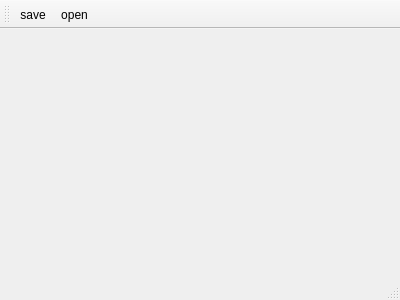
<?xml version="1.0" encoding="UTF-8"?>
<ui version="4.0">
 <class>MainWindow</class>
 <widget class="QMainWindow" name="MainWindow">
  <property name="geometry">
   <rect>
    <x>0</x>
    <y>0</y>
    <width>400</width>
    <height>300</height>
   </rect>
  </property>
  <property name="windowTitle">
   <string>MainWindow</string>
  </property>
  <widget class="QWidget" name="centralWidget"/>
  <widget class="QMenuBar" name="menuBar">
   <property name="geometry">
    <rect>
     <x>0</x>
     <y>0</y>
     <width>400</width>
     <height>26</height>
    </rect>
   </property>
  </widget>
  <widget class="QToolBar" name="mainToolBar">
   <attribute name="toolBarArea">
    <enum>TopToolBarArea</enum>
   </attribute>
   <attribute name="toolBarBreak">
    <bool>false</bool>
   </attribute>
   <addaction name="actionSave"/>
   <addaction name="actionOpen"/>
  </widget>
  <widget class="QStatusBar" name="statusBar"/>
  <action name="actionSave">
   <property name="icon">
    <iconset resource="resource.qrc">
     <normaloff>:/icon/icons/save.png</normaloff>:/icon/icons/save.png</iconset>
   </property>
   <property name="text">
    <string>save</string>
   </property>
  </action>
  <action name="actionOpen">
   <property name="icon">
    <iconset resource="resource.qrc">
     <normaloff>:/icon/icons/open.png</normaloff>:/icon/icons/open.png</iconset>
   </property>
   <property name="text">
    <string>open</string>
   </property>
  </action>
 </widget>
 <layoutdefault spacing="6" margin="11"/>
 <resources>
  <include location="resource.qrc"/>
 </resources>
 <connections/>
</ui>
